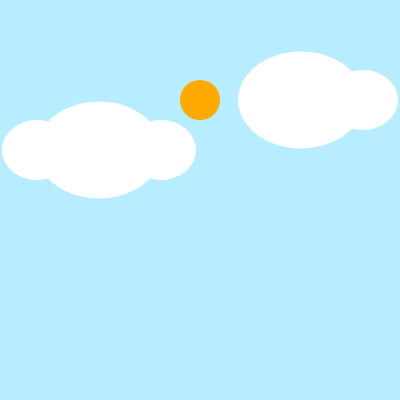
Frame 1 (no input)
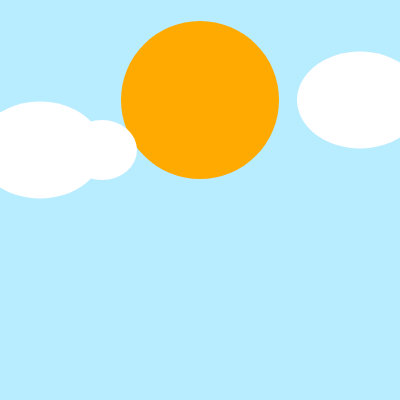
Frame 60 (no input)
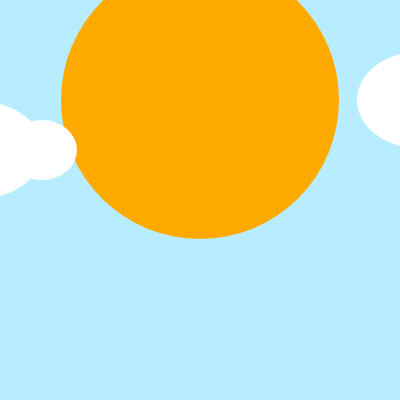
Frame 120 (the mouse pressed at the canvas centre since frame 60)

The p5.js sketch that drew these frames (run headless with seeded random() and noise() and a simulated clock; from frame 60 on, the mouse is pressed at the canvas centre):

// p5.js sketch
// ── sketch.js
function setup() {
  createCanvas(400, 400); // Standard canvas size
  noStroke();             // I don't want outlines on my shapes
}

// Variables for cloud positions and sun size
var leftX = 100;       // Position for the left cloud, covering part of the sun
var rightX = 300;      // Position for the right cloud
var sunRadius = 40;    // Sun starts small so it can "explode"

function draw() {
  // Clear background each frame to avoid trails
  background(184, 236, 255); // Light blue sky

  // Draw the sun (centered and growing each frame)
  fill(255, 170, 0); // Bright orange sun
  ellipse(200, 100, sunRadius, sunRadius);

  // Make the sun grow
  sunRadius += 2;

  // Move the clouds outward (away from center)
  leftX -= 1;    // Left cloud shifts left
  rightX += 1;   // Right cloud shifts right

  // Draw the clouds
  fill(255); // White cloud color

  // Left cloud pieces
  ellipse(leftX, 150, 126, 97);
  ellipse(leftX + 62, 150, 70, 60);
  ellipse(leftX - 62, 150, 70, 60);

  // Right cloud pieces
  ellipse(rightX, 100, 126, 97);
  ellipse(rightX + 62, 100, 70, 60);
}
